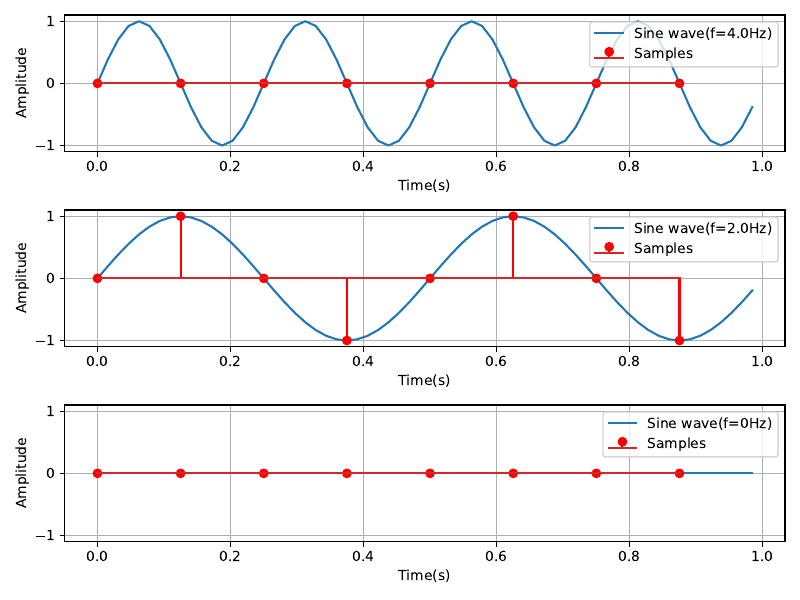

Write the Python code that produced this figure.
import numpy as np
import matplotlib.pyplot as plt

from src.lib import signal


f_sample = 8
a = signal.Sin(A=1, f=f_sample / 2, phi=0)
b = signal.Sin(A=1, f=f_sample / 4, phi=0)
c = signal.Sin(A=1, f=0, phi=0)

t_cont = np.linspace(0, 1, f_sample * 8, endpoint=False)
t_disc = np.arange(0, 1, 1 / f_sample)

fig, axes = plt.subplots(3, 1, figsize=(8, 6), sharey=True)

for sig, ax in zip((a, b, c), axes):
    ax.plot(t_cont, sig(t_cont), label=sig)
    ax.stem(t_disc, sig(t_disc), linefmt="r-", label="Samples")
    ax.set_xlabel("Time(s)")
    ax.set_ylabel("Amplitude")
    ax.legend()
    ax.grid()

plt.tight_layout()
plt.savefig("src/02/06.pdf", format="pdf")
plt.show()
